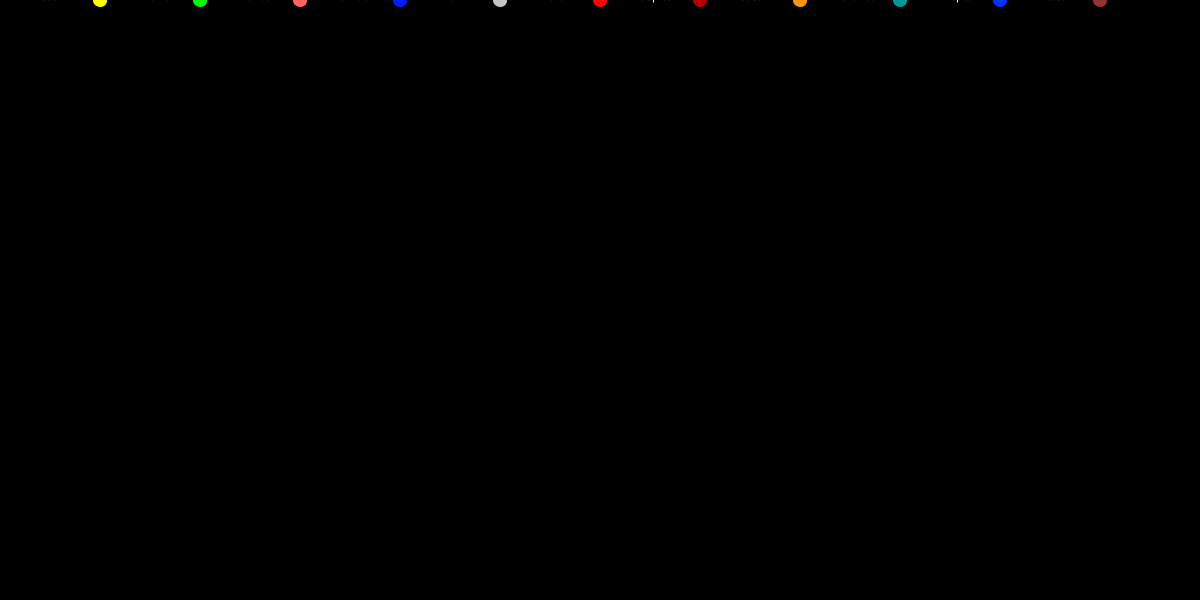
Frame 1 (no input)
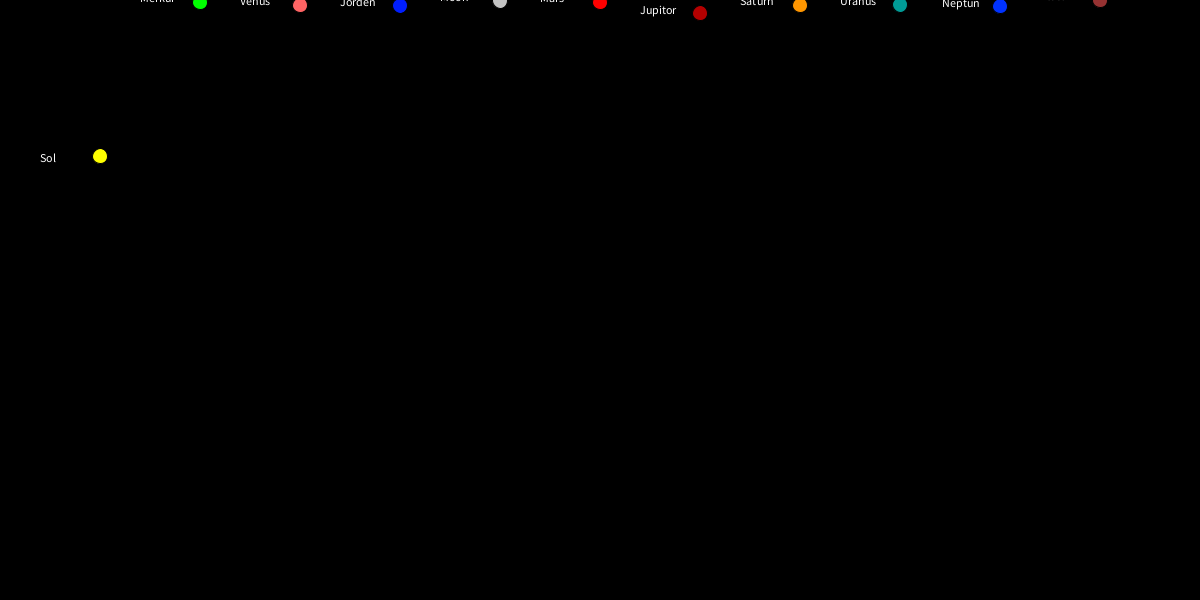
Frame 60 (the mouse pressed at the canvas centre just before this capture)
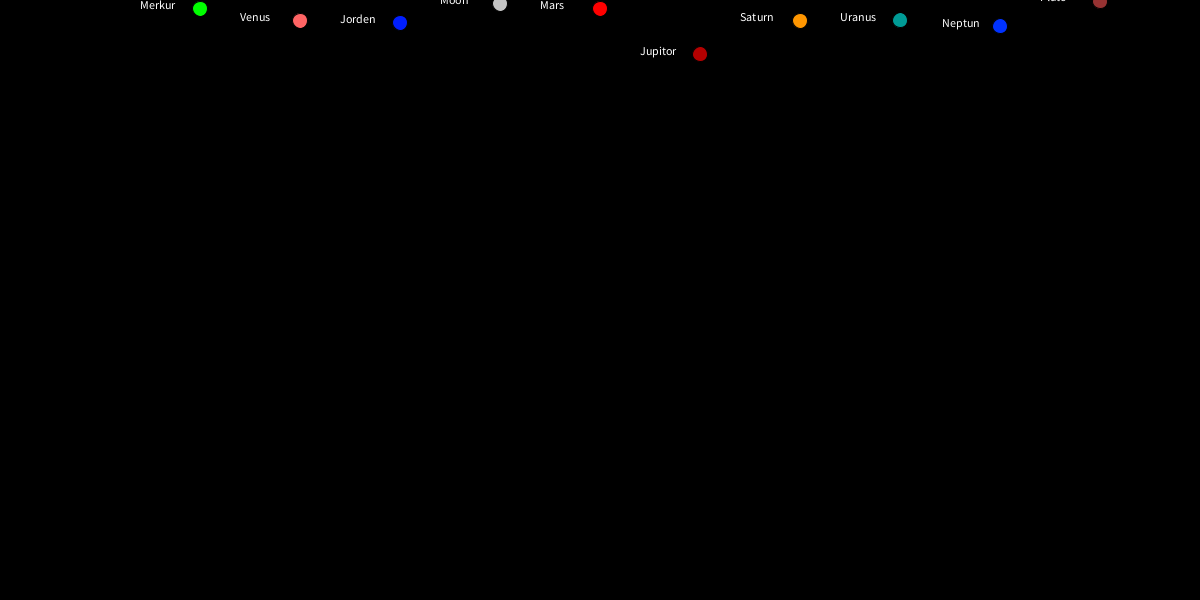
Frame 120 (the mouse held since frame 60 and released just before this capture)

The Processing sketch that drew these frames (run headless with seeded random() and noise(); from frame 60 on, the mouse is pressed at the canvas centre):

// Processing sketch: processing_121603
// ── processing_121603.pde

Planet solen;
Planet merkur;
Planet venus;
Planet jorden;
Planet moon;
Planet mars;
Planet jupitor;
Planet saturn;
Planet uranus;
Planet neptun;
Planet pluto;

void setup()
{

    size(1200, 600);
    solen = new Planet(width / 12, 274, color(255, 255, 0), "Sol");
    merkur = new Planet(width / 12 * 2, 3.701, color(0, 255, 0), "Merkur");
    venus = new Planet(width / 12 * 3, 8.83, color(255, 100, 100), "Venus");
    jorden = new Planet(width / 12 * 4, 9.82, color(0, 30, 255), "Jorden");
    moon = new Planet(width / 12 * 5, 1.62, color(196, 196, 196), "Moon");
    mars = new Planet(width / 12 * 6, 3.69, color(255, 0, 0), "Mars");
    jupitor = new Planet(width / 12 * 7, 23.12, color(180, 0, 0), "Jupitor");
    saturn = new Planet(width / 12 * 8, 8.96, color(255, 150, 0), "Saturn");
    uranus = new Planet(width / 12 * 9, 8.69, color(0, 155, 150), "Uranus");
    neptun = new Planet(width / 12 * 10, 11.15, color(0, 50, 255), " Neptun");
    pluto = new Planet(width / 12 * 11, 0.58, color(150, 50, 50), "Pluto");
}




void draw()
{
    background(0);
    solen.samlet();
    merkur.samlet();
    venus.samlet();
    jorden.samlet();
    moon.samlet();
    mars.samlet();
    jupitor.samlet();
    saturn.samlet();
    uranus.samlet();
    neptun.samlet();
    pluto.samlet();




}
class Planet
{
    float xPos;
    float yPos;
    float v;
    float a;
    color c;
    String planetnavn;


    Planet(float x, float g, color farve, String navn)
    {
        c = farve;
        xPos = x;
        yPos = 0;
        v = 0;
        g = g / 3600 * 1.2;
        a = g;
        planetnavn = navn;




    }

    void display()
    {
        fill(c);
        ellipse(xPos, yPos, 15, 15);
    }


    void fall()
    {
        yPos = yPos + v;
        v = v + a;


    }
    void navn()
    {
        fill(255, 255, 255);
        text(planetnavn, xPos - 60, yPos);
    }

    void samlet()
    {
        display();
        fall();
        navn();
    }

}
